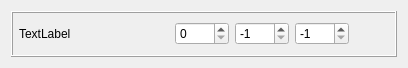
<?xml version="1.0" encoding="UTF-8"?>
<ui version="4.0">
 <class>EditStatPanel</class>
 <widget class="QWidget" name="EditStatPanel">
  <property name="geometry">
   <rect>
    <x>0</x>
    <y>0</y>
    <width>401</width>
    <height>68</height>
   </rect>
  </property>
  <property name="sizePolicy">
   <sizepolicy hsizetype="Preferred" vsizetype="Preferred">
    <horstretch>0</horstretch>
    <verstretch>0</verstretch>
   </sizepolicy>
  </property>
  <property name="windowTitle">
   <string>Form</string>
  </property>
  <layout class="QHBoxLayout" name="horizontalLayout">
   <item>
    <widget class="QFrame" name="frame">
     <property name="sizePolicy">
      <sizepolicy hsizetype="Preferred" vsizetype="Preferred">
       <horstretch>0</horstretch>
       <verstretch>0</verstretch>
      </sizepolicy>
     </property>
     <property name="frameShape">
      <enum>QFrame::Box</enum>
     </property>
     <property name="frameShadow">
      <enum>QFrame::Raised</enum>
     </property>
     <layout class="QHBoxLayout" name="horizontalLayout_2">
      <property name="spacing">
       <number>6</number>
      </property>
      <property name="leftMargin">
       <number>6</number>
      </property>
      <property name="topMargin">
       <number>6</number>
      </property>
      <property name="rightMargin">
       <number>6</number>
      </property>
      <property name="bottomMargin">
       <number>6</number>
      </property>
      <item>
       <widget class="QLabel" name="stats_name_lbl">
        <property name="sizePolicy">
         <sizepolicy hsizetype="Fixed" vsizetype="Preferred">
          <horstretch>0</horstretch>
          <verstretch>0</verstretch>
         </sizepolicy>
        </property>
        <property name="minimumSize">
         <size>
          <width>150</width>
          <height>0</height>
         </size>
        </property>
        <property name="maximumSize">
         <size>
          <width>150</width>
          <height>16777215</height>
         </size>
        </property>
        <property name="text">
         <string>TextLabel</string>
        </property>
       </widget>
      </item>
      <item>
       <widget class="QSpinBox" name="start_spinBox">
        <property name="sizePolicy">
         <sizepolicy hsizetype="Fixed" vsizetype="Fixed">
          <horstretch>0</horstretch>
          <verstretch>0</verstretch>
         </sizepolicy>
        </property>
        <property name="maximum">
         <number>9999</number>
        </property>
       </widget>
      </item>
      <item>
       <widget class="QSpinBox" name="max_spinBox">
        <property name="sizePolicy">
         <sizepolicy hsizetype="Fixed" vsizetype="Fixed">
          <horstretch>0</horstretch>
          <verstretch>0</verstretch>
         </sizepolicy>
        </property>
        <property name="minimum">
         <number>-1</number>
        </property>
        <property name="maximum">
         <number>9999</number>
        </property>
        <property name="value">
         <number>-1</number>
        </property>
       </widget>
      </item>
      <item>
       <widget class="QSpinBox" name="regen_spinBox">
        <property name="sizePolicy">
         <sizepolicy hsizetype="Fixed" vsizetype="Fixed">
          <horstretch>0</horstretch>
          <verstretch>0</verstretch>
         </sizepolicy>
        </property>
        <property name="minimum">
         <number>-1</number>
        </property>
        <property name="maximum">
         <number>9999</number>
        </property>
        <property name="value">
         <number>-1</number>
        </property>
       </widget>
      </item>
      <item>
       <spacer name="horizontalSpacer">
        <property name="orientation">
         <enum>Qt::Horizontal</enum>
        </property>
        <property name="sizeType">
         <enum>QSizePolicy::MinimumExpanding</enum>
        </property>
        <property name="sizeHint" stdset="0">
         <size>
          <width>40</width>
          <height>20</height>
         </size>
        </property>
       </spacer>
      </item>
     </layout>
    </widget>
   </item>
  </layout>
 </widget>
 <resources/>
 <connections/>
</ui>
